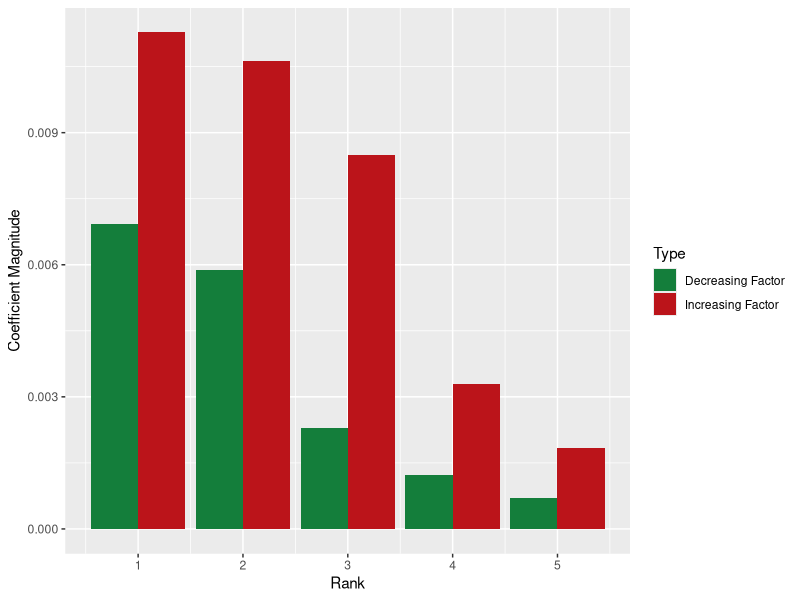

Reproduce this figure in R.
library(tidyverse)

incRank = c(1,2,3,4,5)
decRank = c(1,2,3,4,5)

inc = c(0.0112771051, 0.0106240204, 0.0084900587, 0.0032887984, 0.0018486792)
dec = c(-0.0069268028, -0.0058739493, -0.0022949690, -0.0012208098, -0.0007035862)

coefDF = tibble(Rank = c(decRank, incRank),
                `Coefficient Magnitude` = c(abs(dec), inc),
                Type = c(rep("Decreasing Factor", 5), rep("Increasing Factor", 5)))

ggplot(coefDF, aes(x=Rank, y=`Coefficient Magnitude`, fill=Type)) +
  geom_bar(stat="identity", position="dodge") +
  scale_fill_manual("Type", values=c("#147e3b", "#bb141a"))
